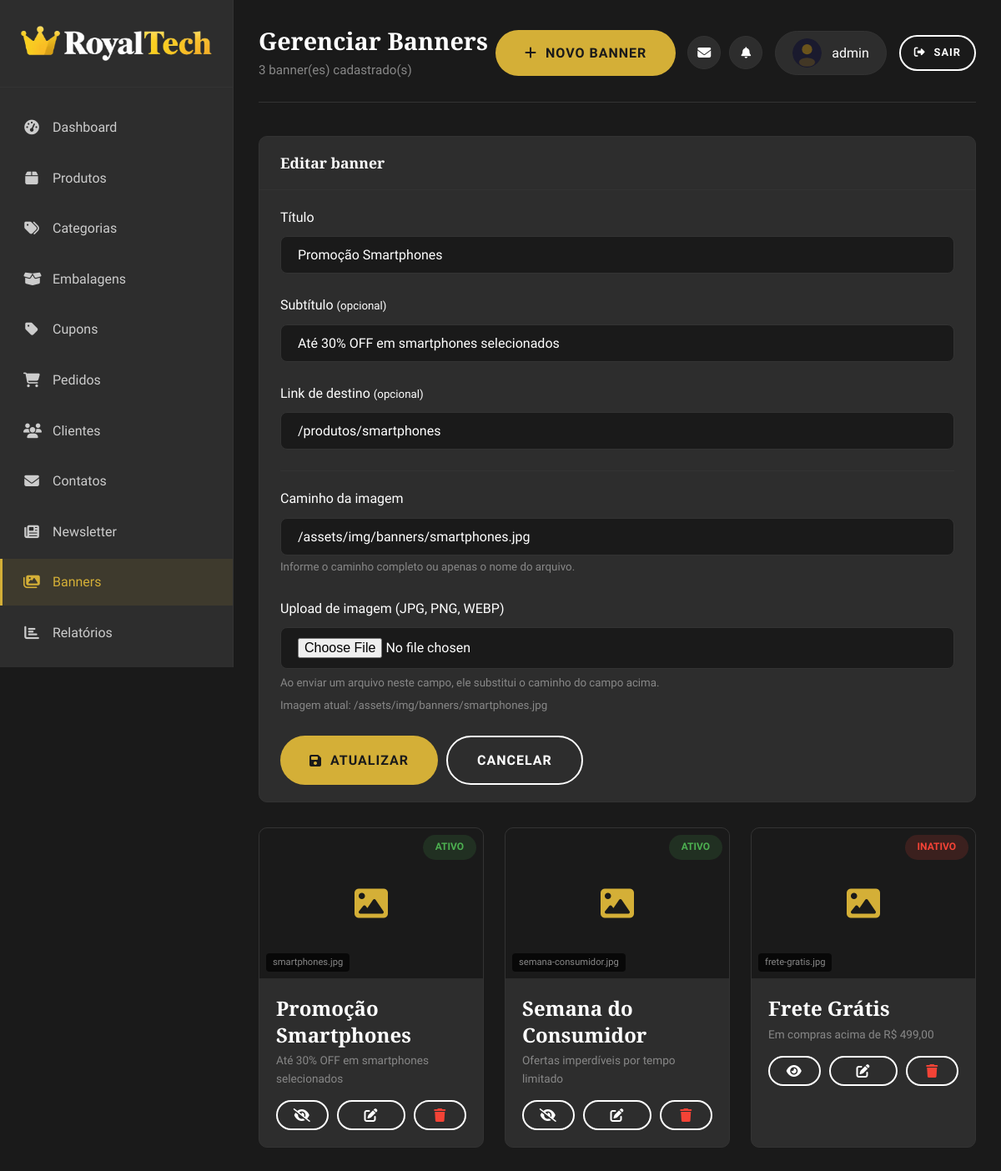
Before: /pages/admin/banners.php?edit=1 (signed in) with the older database file.
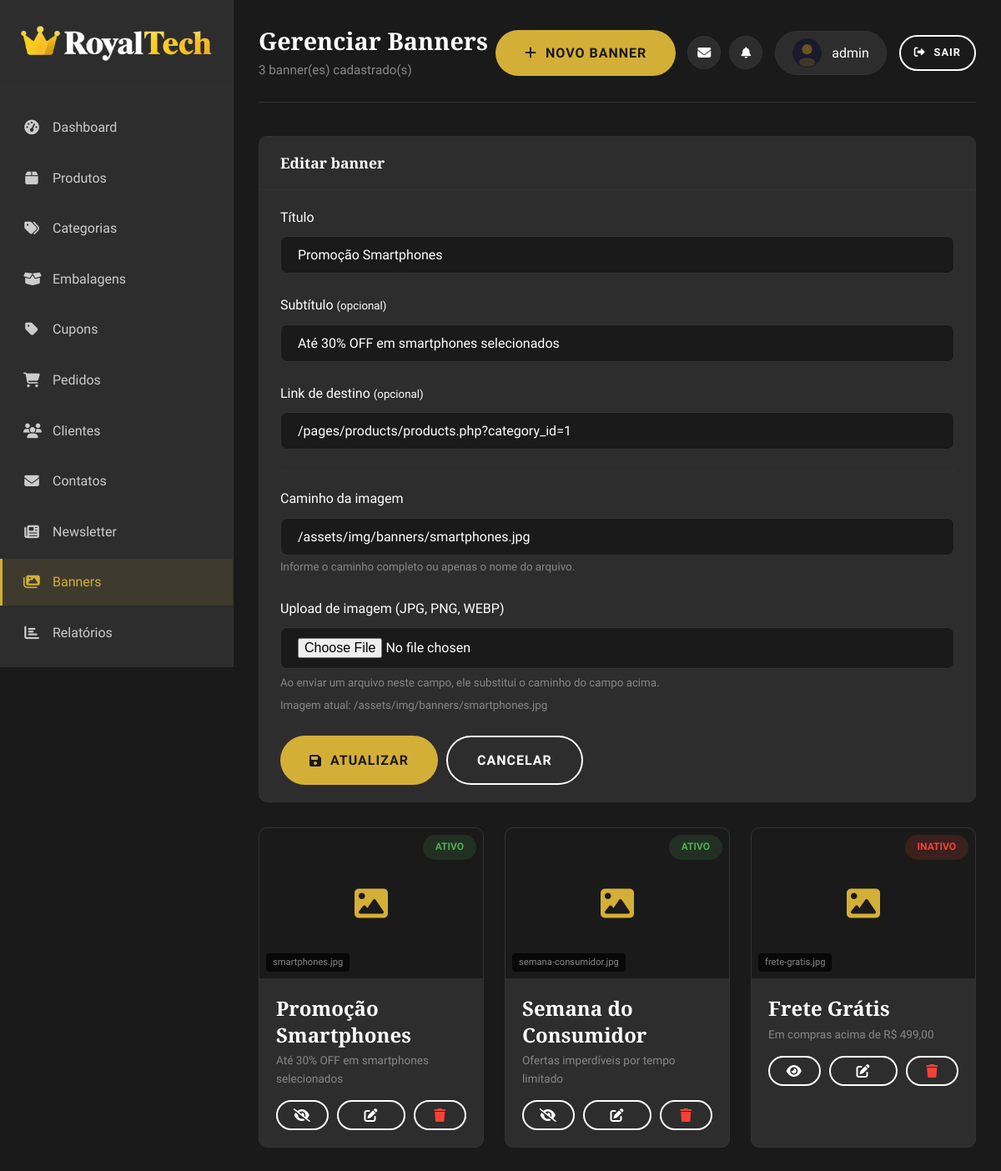
After: the same page with the newer database file.
### tables this page shows
CREATE TABLE IF NOT EXISTS e5_banners (
  id INT PRIMARY KEY AUTO_INCREMENT,
  title VARCHAR(120) NOT NULL,
  subtitle VARCHAR(180) NULL,
  image_path VARCHAR(255) NOT NULL,
  link_url VARCHAR(255) NULL,
  is_active TINYINT(1) NOT NULL DEFAULT 1,
  created_at TIMESTAMP DEFAULT CURRENT_TIMESTAMP,
  updated_at TIMESTAMP DEFAULT CURRENT_TIMESTAMP ON UPDATE CURRENT_TIMESTAMP
);

### includes/image_helpers.php (called while the page is built, shortened)
<?php
function imageAvailable(string $path): bool
{
    $file = realpath(__DIR__ . '/../' . ltrim($path, '/'));
    return $file !== false && is_file($file);
}

### pages/admin/banners.php (the view, shortened to what the changed rows need)
<?php
include '../../database/connection.php';
require_once __DIR__ . '/../../includes/image_helpers.php';
$banners = $pdo->query('SELECT * FROM e5_banners ORDER BY created_at DESC')->fetchAll();
$editBanner = null;
if (isset($_GET['edit'])) {
    $editId = (int) $_GET['edit'];
    foreach ($banners as $b) {
        if ((int) $b['id'] === $editId) {
            $editBanner = $b;
            break;
        }
    }
}
?><!DOCTYPE html>
<html lang="pt-BR">
<head>
    <?php include 'head_inc.php'; ?>
</head>
<body>
    <div class="admin-wrapper">
        <main class="admin-main">
            <header class="admin-header">
                <div class="admin-title">
                    <h2>Gerenciar Banners</h2>
                </div>
            </header>
            <?php if ($editBanner || !isset($_GET['edit'])): ?>
            <div class="admin-table-container" style="margin-bottom:30px;">
                <div class="admin-table-header">
                    <h3><?php echo $editBanner ? 'Editar banner' : 'Novo banner'; ?></h3>
                </div>
                <form method="POST" enctype="multipart/form-data" style="padding:20px 25px;">
                    <div class="admin-form-group">
                        <label for="banner_title">Título</label>
                        <input type="text" id="banner_title" name="title" placeholder="Ex: Promoção Especial"
                               value="<?php echo $editBanner ? htmlspecialchars($editBanner['title'], ENT_QUOTES, 'UTF-8') : ''; ?>" required>
                    </div>
                    <div class="admin-form-group">
                        <label for="banner_subtitle">Subtítulo <small>(opcional)</small></label>
                        <input type="text" id="banner_subtitle" name="subtitle" placeholder="Ex: Aproveite ofertas exclusivas"
                               value="<?php echo $editBanner ? htmlspecialchars($editBanner['subtitle'] ?? '', ENT_QUOTES, 'UTF-8') : ''; ?>">
                    </div>
                    <div class="admin-form-group">
                        <label for="banner_link">Link de destino <small>(opcional)</small></label>
                        <input type="text" id="banner_link" name="link_url" placeholder="Ex: /produtos ou https://..."
                               value="<?php echo $editBanner ? htmlspecialchars($editBanner['link_url'] ?? '', ENT_QUOTES, 'UTF-8') : ''; ?>">
                    </div>
                    <hr style="border:none; border-top:1px solid var(--color-border); margin:20px 0;">
                    <div class="admin-form-group">
                        <label for="image_path">Caminho da imagem</label>
                        <input type="text" id="image_path" name="image_path"
                               placeholder="/assets/img/banners/meu-banner.jpg"
                               value="<?php echo $editBanner ? htmlspecialchars($editBanner['image_path'] ?? '', ENT_QUOTES, 'UTF-8') : ''; ?>">
                        <small style="color:var(--color-gray);">Informe o caminho completo ou apenas o nome do arquivo.</small>
                    </div>
                    <div class="admin-form-group">
                        <label for="banner_image">Upload de imagem (JPG, PNG, WEBP)</label>
                        <input type="file" id="banner_image" name="banner_image" accept=".jpg,.jpeg,.png,.webp">
                        <small style="color:var(--color-gray); display:block; margin-top:6px;">Ao enviar um arquivo neste campo, ele substitui o caminho do campo acima.</small>
                        <?php if ($editBanner && $editBanner['image_path']): ?>
                        <small style="color:var(--color-gray); display:block; margin-top:6px;">
                            Imagem atual: <?php echo htmlspecialchars($editBanner['image_path'], ENT_QUOTES, 'UTF-8'); ?>
                        </small>
                        <?php endif; ?>
                    </div>
                    <div style="display:flex; gap:10px; margin-top:20px;">
                        <button class="btn btn-primary" type="submit"><i class="fas fa-save"></i> <?php echo $editBanner ? 'Atualizar' : 'Salvar'; ?></button>
                        <?php if ($editBanner): ?>
                        <a class="btn btn-secondary" href="banners.php">Cancelar</a>
                        <?php endif; ?>
                    </div>
                </form>
            </div>
            <?php endif; ?>
            <div style="display:grid; grid-template-columns: repeat(3, 1fr); gap:25px;">
                <?php if (empty($banners)): ?>
                <div class="admin-table-container" style="grid-column:1/-1; text-align:center; padding:60px; color:var(--color-gray);">
                    <i class="fas fa-image" style="font-size:3rem; margin-bottom:15px; color:var(--color-primary);"></i>
                    <p>Nenhum banner cadastrado. Crie um banner acima.</p>
                </div>
                <?php else: foreach ($banners as $b): ?>
                <div class="admin-table-container" style="overflow:hidden;">
                    <?php
                    $imgPath = $b['image_path'];
                    $imgUrl = '';
                    if (preg_match('#^https?://#i', $imgPath)) {
                        $imgUrl = $imgPath;
                    } elseif ($imgPath !== '') {
                        $imgUrl = '../../' . ltrim($imgPath, '/');
                    }
                    $imgAvailable = imageAvailable($imgPath);
                    ?>
                    <div style="height:180px; background:#1a1a1a; display:flex; align-items:center; justify-content:center; overflow:hidden; position:relative;">
                        <?php if ($imgUrl && $imgAvailable): ?>
                        <img src="<?php echo htmlspecialchars($imgUrl, ENT_QUOTES, 'UTF-8'); ?>"
                             alt="<?php echo htmlspecialchars($b['title'], ENT_QUOTES, 'UTF-8'); ?>"
                             style="width:100%; height:100%; object-fit:cover;">
                        <?php else: ?>
                        <i class="fas fa-image" style="font-size:2.5rem; color:var(--color-primary);"></i>
                        <span style="position:absolute; bottom:8px; left:8px; color:var(--color-gray); font-size:0.7rem; background:rgba(0,0,0,0.7); padding:2px 8px; border-radius:4px;">
                            <?php echo htmlspecialchars(basename($imgPath), ENT_QUOTES, 'UTF-8'); ?>
                        </span>
                        <?php endif; ?>
                        <div style="position:absolute; top:8px; right:8px;">
                            <span class="status-badge <?php echo $b['is_active'] ? 'status-active' : 'status-inactive'; ?>">
                                <?php echo $b['is_active'] ? 'Ativo' : 'Inativo'; ?>
                            </span>
                        </div>
                    </div>
                    <div style="padding:20px;">
                        <h4><?php echo htmlspecialchars($b['title'], ENT_QUOTES, 'UTF-8'); ?></h4>
                        <?php if ($b['subtitle']): ?>
                        <p style="color:var(--color-gray); font-size:0.85rem; margin:5px 0;"><?php echo htmlspecialchars($b['subtitle'], ENT_QUOTES, 'UTF-8'); ?></p>
                        <?php endif; ?>
                        <div style="display:flex; gap:10px; margin-top:15px;">
                            <form method="POST" style="flex:1;">
                                <button type="submit" class="btn btn-secondary" style="width:100%; padding:8px;" aria-label="Ativar ou desativar banner">
                                    <i class="fas <?php echo $b['is_active'] ? 'fa-eye-slash' : 'fa-eye'; ?>"></i>
                                </button>
                            </form>
                            <a href="?edit=<?php echo (int) $b['id']; ?>" class="btn btn-secondary" style="flex:1; padding:8px; text-align:center; text-decoration:none;" aria-label="Editar banner">
                                <i class="fas fa-edit"></i>
                            </a>
                            <form method="POST" style="flex:1;" onsubmit="return confirm('Remover banner?');">
                                <button type="submit" class="btn btn-secondary delete" style="width:100%; padding:8px; color:#f44336;" aria-label="Excluir banner">
                                    <i class="fas fa-trash"></i>
                                </button>
                            </form>
                        </div>
                    </div>
                </div>
                <?php endforeach; endif; ?>
            </div>
        </main>
    </div>
</body>
</html>

Changed rows visible on the page:
changed e5_banners "Promoção Smartphones": link_url "/produtos/smartphones" → "/pages/products/products.php?category_id=1"
